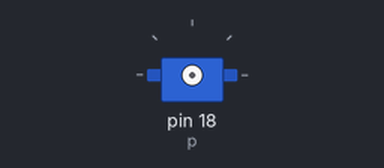
This program was run on a simulated Raspberry Pi (header pin numbers). Parts: servo. Servo angles are drawn from the pulse width (0.5 ms = 0°, 2.5 ms = 180°).

Above: at 0.05 s.
At 1.05 s:
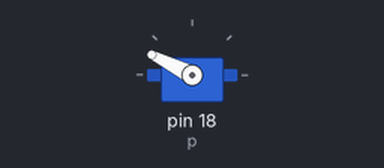
At 9.75 s:
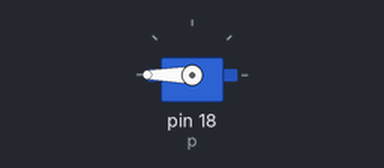
At 19.55 s:
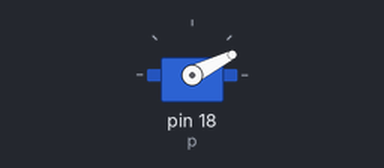
Timing chart, 0 to 26.0 s (numbered marks = the images above):
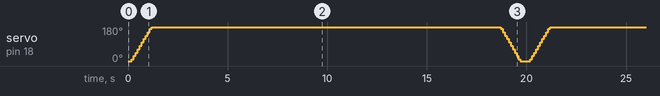

The program:

Servo_Moteur_advanced.py
```python
import RPi.GPIO as GPIO
from time import sleep

GPIO.setmode(GPIO.BOARD)
GPIO.setup(18, GPIO.OUT)

p = GPIO.PWM(18,50)
pos = 0
p.start(pos)

try:
    while(1):
        for x in range(100):
            pos = pos + 1
            p.ChangeDutyCycle(pos)
            sleep(0.1)
        for x in range(100):
            pos = pos - 1
            p.ChangeDutyCycle(pos)
            sleep(0.1)
except KeyboardInterrupt:
    pass
p.stop()
GPIO.cleanup()
```
